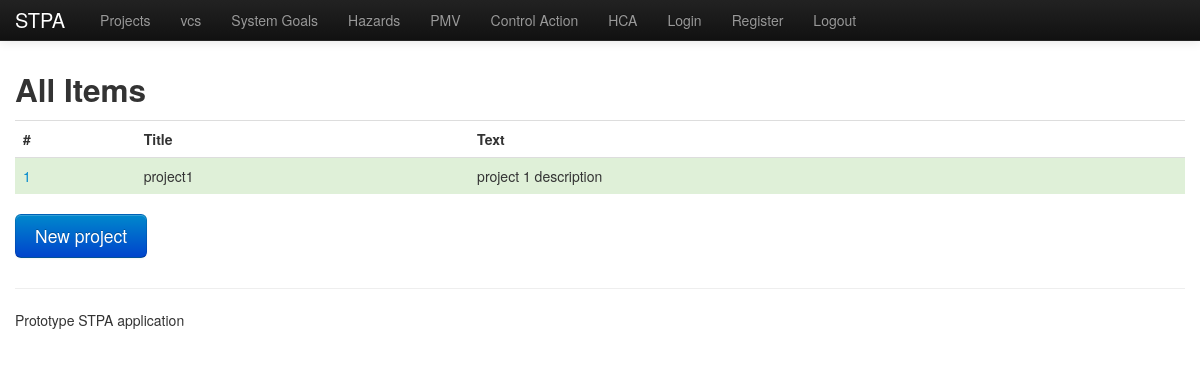
Page /project/ (signed in) on the earlier database version.
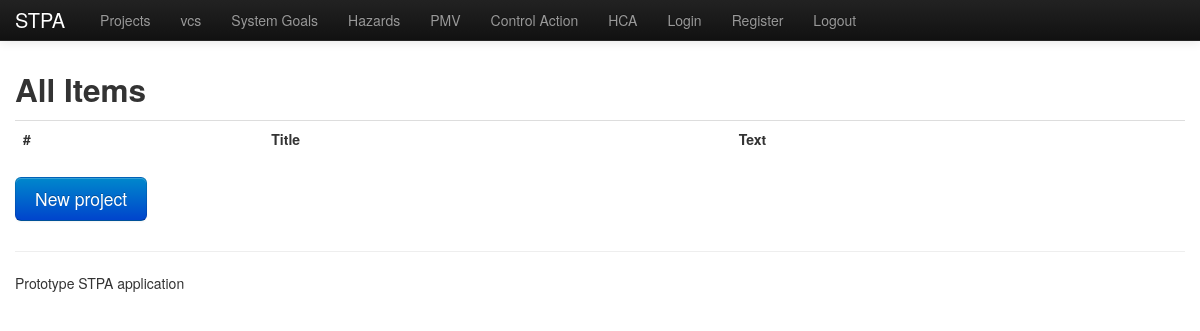
Same page on the later database version.
### stpa_prototype/database/models.py (models this page shows, shortened)
class Project(Base):
    __tablename__ = 'project'
    id = Column(Integer(), primary_key=True)
    title = Column(String(80))
    description = Column(String(255))
    users = relationship('User', secondary='project_users', back_populates='projects', lazy='dynamic')

### stpa_prototype/project_management/project.py (the view)
@project_blueprint.route('/')
@login_required
def index():
    current_project = session['active_project_db']
    return render_template('project_management/index.html',
                           projects=current_user.projects, current_project=int(current_project)
                           )

### stpa_prototype/__init__.py (called while the page is built)
@app.teardown_appcontext
def shutdown_session(exception=None):
    db_session.remove()

### stpa_prototype/templates/project_management/index.html
{% extends "layout.html" %}
{% block body %}
<div id="main" class="container">
    <h2>All Items</h2>
    <table class="table table-hover">
      <tr>
        <th>#
        <th>Title
        <th>Text
      {%- for project in projects %}
          {% if  project.id == current_project %}
      <tr class="success">
          {% else %}
      <tr>
          {% endif %}
        <td><a href="/project/{{ project.id }}">{{ project.id }}</a>
        <td>{{ project.title }}
        <td>{{ project.description }}</td>
      </tr>
      {%- endfor %}
    </table>
    <p>
      <a href="{{ url_for('project.new') }}" class="btn btn-large btn-primary">New project</a>
</div>
{% endblock %}

### stpa_prototype/templates/layout.html (shortened to what this page needs)
<!doctype html>
<link href="/static/bootstrap.css" rel="stylesheet">
<link href="/static/bootstrap-responsive.css" rel="stylesheet">
<div class="navbar navbar-inverse navbar-fixed-top">
        <div class="navbar-inner">
            <div class="container">
                <a class="brand" href="/">STPA</a>
                <div class="nav-collapse collapse">
                    <ul class="nav">
                        <li><a href="/project">Projects</a></li>
                        <li><a href="/vcs">vcs</a></li>
                        <li><a href="/goals">System Goals</a></li>
                        <li><a href="/hazards">Hazards</a></li>
                        <li><a href="/pmv">PMV</a></li>
                        <li><a href="/ca">Control Action</a></li>
                        <li><a href="/hca">HCA</a></li>
                        <li><a href="/auth/login">Login</a></li>
                        <li><a href="/auth/register">Register</a></li>
                        <li><a href="/auth/logout">Logout</a></li>
                    </ul>
                </div>
            </div>
        </div>
</div>
<div id="main" class="container">
    {% block body %}{% endblock %}
    <hr>
    <footer id="footer">
                <p>Prototype STPA application</p>
    </footer>
</div>

Differences in the rows shown:
no longer on this page (row edited): Project: id "1", title "project1", description "project 1 description"
